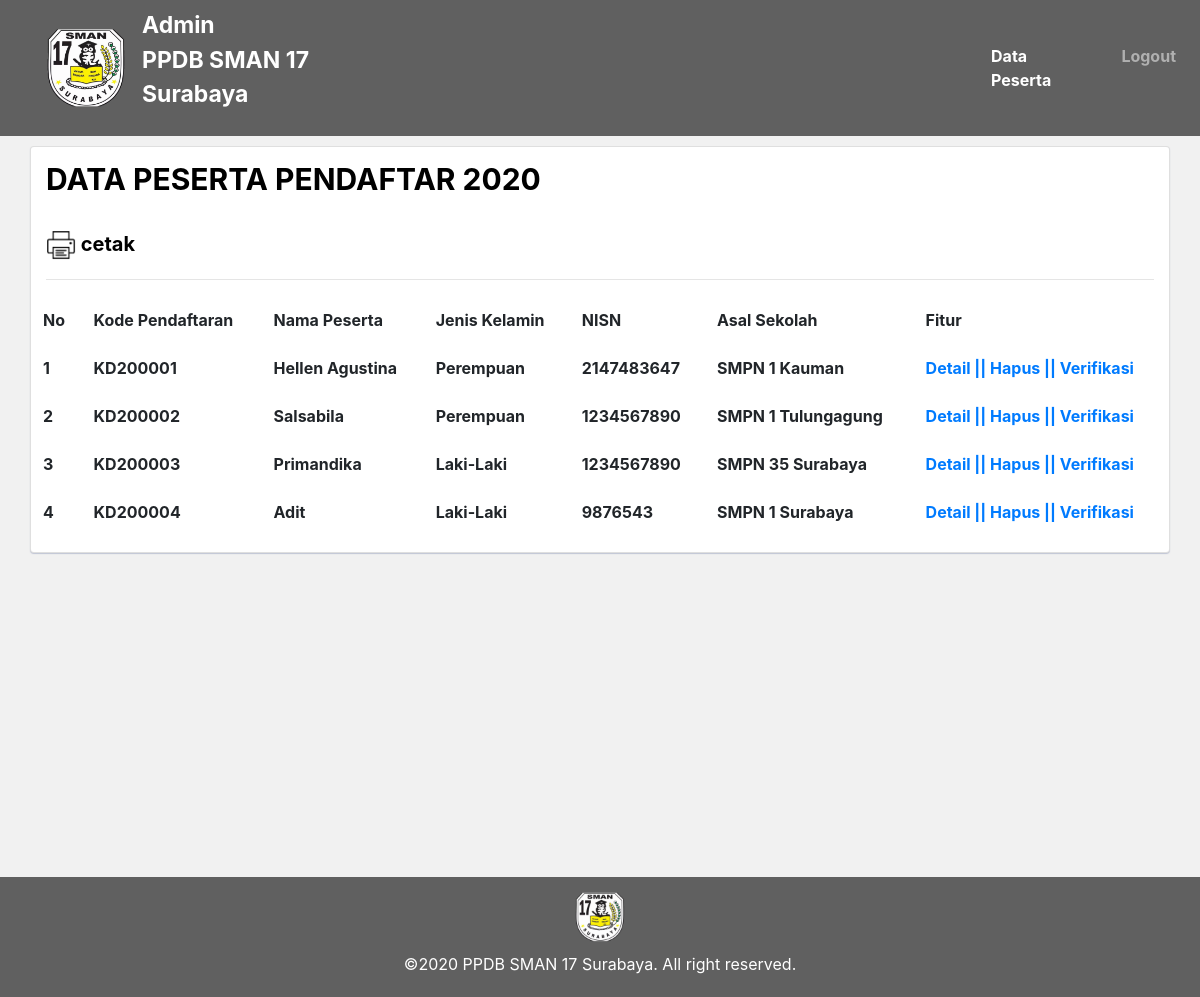
Page /berandaadminn.php on the committed database.
### tables this page shows
CREATE TABLE `formsiswa` (
  `kode_pendaftaran` char(10) NOT NULL,
  `nama_lengkap` varchar(100) NOT NULL,
  `jenis_kelamin` varchar(10) NOT NULL,
  `nisn` int(15) NOT NULL,
  `nik` int(20) NOT NULL,
  `tempat_lahir` varchar(20) NOT NULL,
  `tanggal_lahir` varchar(10) NOT NULL,
  `no_akta` int(20) NOT NULL,
  `agama` varchar(10) NOT NULL,
  `kwn` varchar(15) NOT NULL,
  `alamat` varchar(100) NOT NULL,
  `tempat_tinggal` varchar(20) NOT NULL,
  `moda_transportasi` varchar(20) NOT NULL,
  `anak_ke` int(3) NOT NULL,
  `no_telepon` int(15) NOT NULL,
  `peminatan_jurusan` varchar(15) NOT NULL
);

CREATE TABLE `formsekolah` (
  `kode_pendaftaran` varchar(10) NOT NULL,
  `npsn` int(10) NOT NULL,
  `nama_asal_sekolah` varchar(50) NOT NULL,
  `status` varchar(5) NOT NULL,
  `alamat_asal_sekolah` varchar(100) NOT NULL
);

### berandaadminn.php (the view, shortened to what this page needs)
<!DOCTYPE html>
<html>
<head>
	<link rel="stylesheet" type="text/css" href="https://stackpath.bootstrapcdn.com/bootstrap/4.4.1/css/bootstrap.min.css">
</head>
<body>
	<header>
		<nav class="navbar navbar-expand-lg navbar-dark" style="background-color: #606060;">
	<a class="navbar-brand">
    	<img src="sma17.png" width="80" height="80" class="d-inline-block align-center"></a>
  	<p>Admin<br>PPDB SMAN 17 Surabaya</p>
	<div class="collapse navbar-collapse" id="navbarSupportedContent">
		<ul class="navbar-nav mr-auto">
			<li class="nav-item active">
				<a class="nav-link" href="berandaadminn.php">Data Peserta <span class="sr-only">(current)</span></a>
			</li>
			<li class="nav-item">
				<a class="nav-link" href="logout.php">Logout</a>
			</li>
		</ul>
	</div>
	</nav>
	</header>
	<body>
		<div class="container-fluid">
   				 <div class="col-md-12">
    				  <div class="card">
    				  	<div class="col-md-12" id="judul"><p>DATA PESERTA PENDAFTAR 2020</p><a href="printdaftar.php" target="_blank" ><img src="print.png" width="30px"> cetak</a>
    				  	<hr></div>
    				  		<table class="table table-borderless">
 					 <thead>
  					  <tr>
      					<th scope="col">No</th>
      					<th scope="col">Kode Pendaftaran</th>
      					<th scope="col">Nama Peserta</th>
      					<th scope="col">Jenis Kelamin</th>
     					<th scope="col">NISN</th>
     					<th scope="col">Asal Sekolah</th>
     					<th scope="col">Fitur</th>
 					  </tr>
 					</thead>
 					<tbody>
 						<?php
 						include 'koneksi.php';
 						$no= 1;
						$daftar = mysqli_query($conn, "SELECT sis.kode_pendaftaran, sis.nama_lengkap, sis.jenis_kelamin, sis.nisn, s.nama_asal_sekolah FROM formsiswa sis JOIN formsekolah s ON sis.kode_pendaftaran=s.kode_pendaftaran");
						while ($row = mysqli_fetch_array($daftar)) { ?>
 						<tr>
      					<th scope="col"><?php echo $no++ ?></th>
      					<th scope="col"><?php echo $row['kode_pendaftaran']?></th>
      					<th scope="col"><?php echo $row['nama_lengkap']?></th>
      					<th scope="col"><?php echo $row['jenis_kelamin']?></th>
     					<th scope="col"><?php echo $row['nisn']?></th>
      					<th scope="col"><?php echo $row['nama_asal_sekolah']?></th>
			      		 <th scope="col">
			                <a href="detail.php?id=<?php echo $row['kode_pendaftaran']?>">Detail ||</a>
			                <a href="deleteadmin.php?id=<?php echo $row['kode_pendaftaran']?>" onclick="return confirm('Apakah anda yakin ingin menghapus?')" >Hapus ||</a>
			                <a href="verifikasi.php?id=<?php echo $row['kode_pendaftaran']?>" onclick="return confirm('Apakah anda yakin ingin verifikasi?')" >Verifikasi</a>
			              </th>
 					  </tr>
 					  <?php }?>
 					</tbody>
 					</table>
    				  </div>
  				</div>
		</div>
	</body>
<br>
<div class="footer">
	<img src="sma17.png" width="50" height="50"><br>
	<p>&copy2020 PPDB SMAN 17 Surabaya. All right reserved.</p>
</div>
</body>
</html>

### berandaadminn.php (style rules this page uses)
body { background-color: #f1f1f1; }
.navbar p { font-size: 23px; font-weight: bold; color: white; }
.navbar img { margin-left: 30px; }
.collapse { margin-left: 550px; }
.collapse li a { margin-left: 30px; font-weight: bold; }
.card { margin-top: 10px; -webkit-box-shadow: 0 1px 1px 0 rgba(159,167,194,.6); -moz-box-shadow: 0 1px 1px 0 rgba(159,167,194,.6); box-shadow: 0 1px 1px 0 rgba(159,167,194,.6); margin-left: 0%; }
.footer { background-color: #606060; height: 120px; text-align: center; margin-top: 300px; }
.footer img { margin-top: 15px; margin-bottom: 10px; }
.footer p { color: white; }
#judul { font-weight: bold; font-size: 30px; padding-top: 10px; color: black; }
#judul a { font-size: 20px; color: black; }

### rows in the picture
formsiswa: kode_pendaftaran "KD200001", nama_lengkap "Hellen Agustina", jenis_kelamin "Perempuan", nisn "2147483647", formsekolah.nama_asal_sekolah "SMPN 1 Kauman"
formsiswa: kode_pendaftaran "KD200002", nama_lengkap "Salsabila", jenis_kelamin "Perempuan", nisn "1234567890", formsekolah.nama_asal_sekolah "SMPN 1 Tulungagung"
formsiswa: kode_pendaftaran "KD200003", nama_lengkap "Primandika", jenis_kelamin "Laki-Laki", nisn "1234567890", formsekolah.nama_asal_sekolah "SMPN 35 Surabaya"
formsiswa: kode_pendaftaran "KD200004", nama_lengkap "Adit", jenis_kelamin "Laki-Laki", nisn "9876543", formsekolah.nama_asal_sekolah "SMPN 1 Surabaya"
